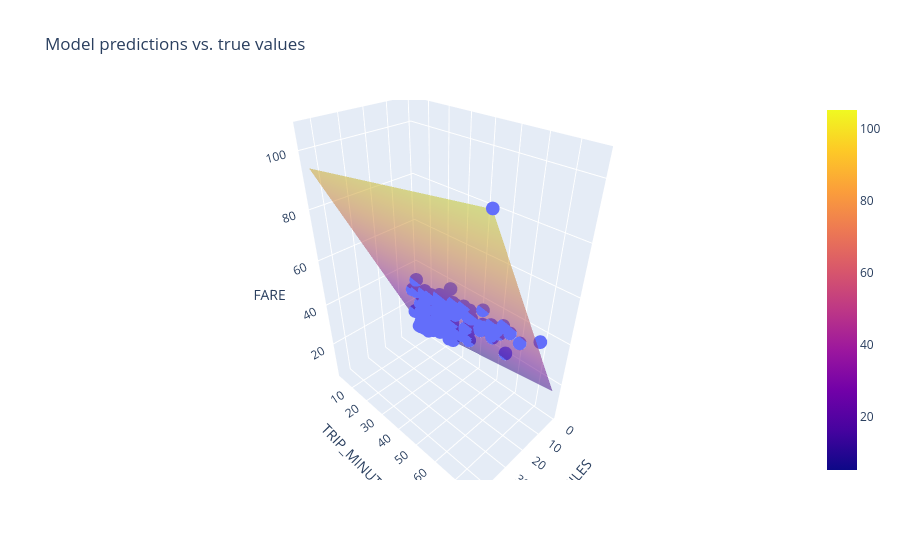

Here is the notebook cell this chart was saved with:
### Markdown cell above
## 使用两个特征训练模型

你使用 ``TOTAL_MILES`` 特征训练的模型已经表现出相当强的预测能力，但是否还能做得更好？在这一步中，请尝试使用两个特征 ``TRIP_MILES`` 和 ``TRIP_MINUTES`` 训练模型，看看是否能提升模型效果。你可能还记得，原始数据集中并不包含 ``TRIP_MINUTES`` 这个特征，但可以像下面代码中展示的那样，很容易从 ``TRIP_SECONDS`` 派生出这个特征。*

**操作说明**
1. 查看 **Experiment 3** 代码单元中的代码。
1. 运行 **Experiment 3** 代码单元。
1. 查看训练运行的输出，并回答以下问题：
  * 使用两个特征的模型是否比只使用单个特征的模型效果更好？
  * 使用 ``TRIP_SECONDS`` 代替 ``TRIP_MINUTES`` 是否会产生影响？
  * 你认为模型与芝加哥出租车行程真实车费计算方式有多接近？


请注意，特征与标签的散点图是一个三维（3-D）图。这个表示方式允许你同时可视化两个特征和标签。两个特征（TRIP_MILES 和 TRIP_MINUTES）位于 x 轴和 y 轴上，标签（FARE）位于 z 轴上。图中的圆点表示数据集中的单个样本，模型表示为一个曲面（平面）。对于这个 3-D 模型，如果训练效果很好，你会期望大多数样本点落在这个平面附近。这个 3-D 图是交互式的，因此你可以通过点击或拖动图表进一步探索数据。

### Code cell
#@title 代码 - 实验 3

# 以下变量是超参数。
settings_3 = ml_edu.experiment.ExperimentSettings(
    learning_rate = 0.001,
    number_epochs = 20,
    batch_size = 50,
    input_features = ['TRIP_MILES', 'TRIP_MINUTES']
)

training_df['TRIP_MINUTES'] = training_df['TRIP_SECONDS']/60

metrics = [keras.metrics.RootMeanSquaredError(name='rmse')]

model_3 = create_model(settings_3, metrics)

experiment_3 = train_model('two_features', model_3, training_df, 'FARE', settings_3)

ml_edu.results.plot_experiment_metrics(experiment_3, ['rmse'])
ml_edu.results.plot_model_predictions(experiment_3, training_df, 'FARE')

### Figure 1 — Plotly figure (JSON) as saved in the notebook; plotly's stock layout.template omitted (floating-point values rounded to 4 significant figures; data arrays with more than 128 entries replaced by an {"elided": "..."} marker saying what was removed)
{"data": [{"hovertemplate": "TRIP_MILES=%{x}<br>TRIP_MINUTES=%{y}<br>FARE=%{z}<extra></extra>", "legendgroup": "", "marker": {"color": "#636efa", "symbol": "circle"}, "mode": "markers", "name": "", "scene": "scene", "showlegend": false, "type": "scatter3d", "x": {"elided": "200 float values"}, "y": {"elided": "200 float values"}, "z": {"elided": "200 float values"}}, {"name": "prediction", "opacity": 0.5, "type": "surface", "x": [0.5, 5.388, 10.28, 15.16, 20.05, 24.94, 29.83, 34.71, 39.6, 44.49], "y": [2.683, 10.92, 19.15, 27.39, 35.62, 43.86, 52.09, 60.33, 68.56, 76.8], "z": [[5.222, 15.15, 25.08, 35.0, 44.93, 54.86, 64.79, 74.71, 84.64, 94.57], [6.416, 16.34, 26.27, 36.2, 46.13, 56.05, 65.98, 75.91, 85.84, 95.76], [7.609, 17.54, 27.46, 37.39, 47.32, 57.25, 67.17, 77.1, 87.03, 96.96], [8.803, 18.73, 28.66, 38.58, 48.51, 58.44, 68.37, 78.29, 88.22, 98.15], [9.996, 19.92, 29.85, 39.78, 49.71, 59.63, 69.56, 79.49, 89.42, 99.34], [11.19, 21.12, 31.04, 40.97, 50.9, 60.83, 70.75, 80.68, 90.61, 100.5], [12.38, 22.31, 32.24, 42.17, 52.09, 62.02, 71.95, 81.87, 91.8, 101.7], [13.58, 23.5, 33.43, 43.36, 53.29, 63.21, 73.14, 83.07, 93.0, 102.9], [14.77, 24.7, 34.62, 44.55, 54.48, 64.41, 74.33, 84.26, 94.19, 104.1], [15.96, 25.89, 35.82, 45.75, 55.67, 65.6, 75.53, 85.46, 95.38, 105.3]]}], "layout": {"legend": {"tracegroupgap": 0}, "scene": {"domain": {"x": [0, 1], "y": [0, 1]}, "xaxis": {"title": {"text": "TRIP_MILES"}}, "yaxis": {"title": {"text": "TRIP_MINUTES"}}, "zaxis": {"title": {"text": "FARE"}}}, "title": {"text": "Model predictions vs. true values"}}}
